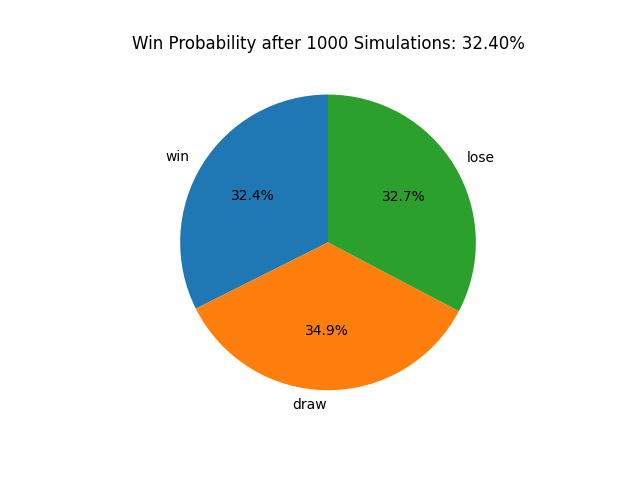

Here is the Python script that generated this plot:
import random
import matplotlib.pyplot as plt

def play_game():
    choices = ["rock", "paper", "scissor"]
    my_choice = random.choice(choices)
    computer_choice = random.choice(choices)

    if my_choice == computer_choice:
        return 'draw'
    elif (my_choice == "rock" and computer_choice == "scissor") or \
         (my_choice == "paper" and computer_choice == "rock") or \
         (my_choice == "scissor" and computer_choice == "paper"):
        return 'win'
    else:
        return 'lose'

def visualize_win_probability_pie(num_simulations):
    wins = 0
    results = {'win': 0, 'draw': 0, 'lose': 0}

    for _ in range(num_simulations):
        result = play_game()
        results[result] += 1
        if result == 'win':
            wins += 1

    win_probability = wins / num_simulations

    # a pie chart
    labels = list(results.keys())
    values = list(results.values())

    plt.pie(values, labels=labels, autopct='%1.1f%%', startangle=90)
    plt.title(f"Win Probability after {num_simulations} Simulations: {win_probability:.2%}")
    plt.show()

# the number of simulations (default is 1000)
visualize_win_probability_pie(num_simulations=1000)
